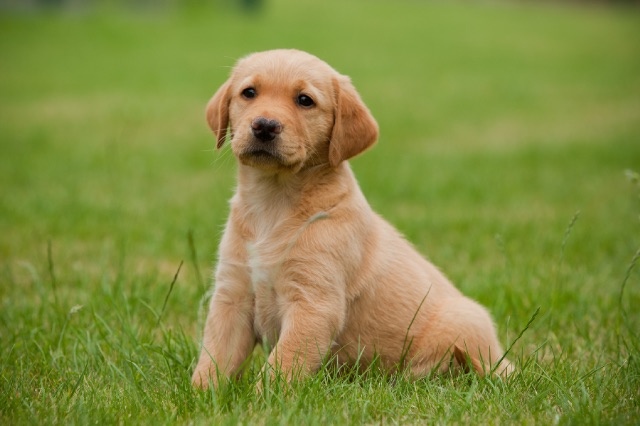
#> input picture dog.jpg, 640 x 426 px
$ jupyter execute --allow-errors jupyter_intro4.ipynb   (shell and % lines are left out)
#> lines starting #> are read from the running program, lines starting #| are printed output that depends on the picture
# ipython 入門4

numpy その２

## 演算

numpy は__行列__や__ベクトル__などの数字の集まりを扱いますが，
一つの数字（__スカラー__）との四則演算は簡単にできます．

[cell 1]
import numpy as np

a = np.array([1,2,3,4])

print( a+1 )
print( a-2 )
print( a*3 )
print( a/4 )      # 整数どうし割り算なので整数部分のみ
print( a/4.0 )    # 浮動小数点との割り算なので少数まで計算
print( a**2 )     # ２乗

行列，ベクトルどうしの四則演算は要素ごとになります．

[cell 2]
import numpy as np

b = np.ones(4)*2

print( "a", a)
print( "b", b)
print( "a+b", a+b )
print( "a*b", a*b )

行列の積は通常以下のように計算されますが，これを計算するには，dot を使います．

$
\begin{pmatrix}
   a & b\\
   c & d
\end{pmatrix}
\begin{pmatrix}
   p & q\\
   r & s
\end{pmatrix}
=
\begin{pmatrix}
   a \times p + b \times r & a \times q + b \times s\\
   c \times q + d \times s & c \times q + d \times s
\end{pmatrix}
$

[cell 3]
c = np.ones( (3,3) )   # 3x3 の要素がすべて1の行列

print( "c\n", c)

print( "c*c\n", c*c)             # 要素ごとの積
print( "c.dot(c)\n", c.dot(c))   # 行列の積

## 例：回転
回転行列 $T(\theta)$ は

$
T(\theta)=
\begin{pmatrix}
 \cos \theta & -\sin \theta \\
 \sin \theta & \cos \theta
\end{pmatrix}
$

のように書くことができます．例えば，(1,0) の点 $p$ を原点を中心に30度回転させる計算は以下のようになります．

$
T(\pi/6) r =
\begin{pmatrix}
  \cos \pi/6 & -\sin \pi/6 \\
  \sin \pi/6 & \cos \pi/6
\end{pmatrix}
\begin{pmatrix}
  1 \\
  0
\end{pmatrix}
=
\begin{pmatrix}
  \cos \pi/6 \\
  \sin \pi/6
\end{pmatrix}
$

(1,0) は縦ベクトルとして表現されます．また，角度は radian で表現され，$\pi$ は 180 [deg（度）] に相当します．

これを numpy を使って計算すると，以下のようになります．

[cell 4]
p = np.array([ [1],
               [0] ])

theta = 30.0 * np.pi/180.0
T = np.array([ [np.cos(theta), -np.sin(theta)],
               [np.sin(theta),  np.cos(theta)]] )

print( p )
print( T )
print( T.dot(p) )

プロットをして，もう少し多くの点を回転させてみましょう．x軸上の (1,0), (2,0), (3,0), (4,0), (5,0) の点を 30 度回転させてみましょう．

[cell 5]
import matplotlib.pyplot as plt

x = np.array([1,2,3,4,5])    # ５点のx座標
y = np.array([0,0,0,0,0])    # ５点のy座標

plt.plot(x,y, "o")

p = np.array([x,y])   # ５つの点を一つの行列にまとめる
tp = T.dot(p)         # 回転!
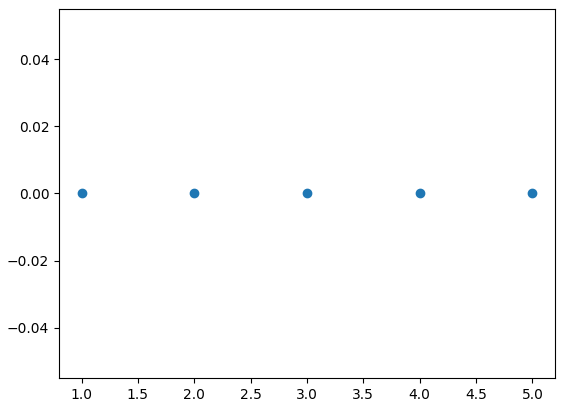
#> figure drawn by matplotlib, 1 panel

### 練習
上のプログラムを改変して，以下のような図を作成してください．

[cell 6]
import numpy as np


import matplotlib.pyplot as plt

x = np.array([1,2,3,4,5])    # ５点のx座標
y = np.array([0,0,0,0,0])    # ５点のy座標


plt.plot(x,y, "o")

p = np.array([x,y])

tp = p.copy()
#> (the rest of this cell did not finish here and is left out)

## 基本的な縮約計算

### 総和

[cell 7]
# 総和
x = np.array([1,2,3,4])
np.sum(x)

[cell 8]
# 行，列ごとの総和

x = np.array([[1,2],[3,4]])

print( x )
print( x.sum(axis=0) )    # 行の方向
print( x.sum(axis=1) )    # 列の方向

### 最大，最小

[cell 9]
x = np.array( [1,2,3,4] )
print( "min=", x.min() )               # 最小値
print( "max=", x.max() )               # 最大値
print( "index of xmin=", x.argmin() )  # 最小値の場所
print( "index of xmax=", x.argmax() )  # 最大値の場所

### 統計

あるテストで，以下のような成績をとりました．

| | 国語 | 英語 | 数学 | 社会 | 理科 | 倫理 |
|--| --- | --- | --- | --- | --- | --- |
|A | 30 | 80 | 70 | 60 | 40 | 80 |
|B | 40 | 70 | 30 | 40 | 80 | 50 |
|C | 80 | 60 | 40 | 80 | 40| 80 |
|D | 70 | 60 | 70 | 50 | 50 | 50 |

1. 各自の平均点を求めてください．
2. 教科ごとの平均点を求めてください．
3. 英語で最も成績が良かったのは誰かを，argmax を使って求めてください．
4. 合計点の成績が最も良かったのは誰かを，argmax を使って求めてください．

[cell 10]
seiseki = np.array([ [30, 80, 70, 60, 40, 80],
                     [40, 70, 30, 40, 80, 50],
                     [80, 60, 40, 80, 40, 80],
                     [70, 60, 70, 50, 50, 50] ])

#> (the rest of this cell did not finish here and is left out)

## 配列のシェイプ操作

行列の行と列を入れ替える操作を__転置__といい，その操作を$T$を使って表現します．

$
\begin{pmatrix}
 1 & 2 \\
 3 & 4
\end{pmatrix}
^T
=
\begin{pmatrix}
1 & 3 \\
2 & 4
\end{pmatrix}
$

[cell 11]
a = np.array([ [1,2], [3,4] ])
print( a )
print( a.T )

### 練習
> 犬の画像を転置してみてください．

[cell 12]
from PIL import Image          # 画像を扱う PIL というパッケージを読み込み

image = Image.open("dog.jpg").convert('L')  # 画像を読み込み
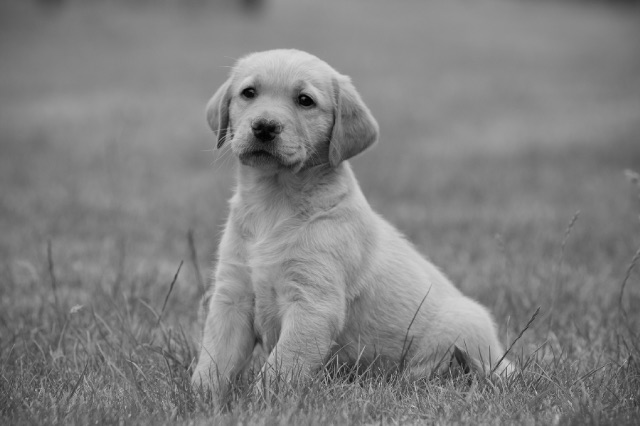
#> image: PIL image 640x426 L; min 1, max 218, mean 128.7
npimage = np.asarray(image)    # 画像を numpy の array に変換

#> (the rest of this cell did not finish here and is left out)

### 練習
> 犬の白黒画像で，最も明るい点の値とその座標を求めてください．

[cell 13]
image = Image.open("dog.jpg").convert('L')  # 画像を白黒で読み込み
npimage = np.asarray(image)                 # 画像を numpy の array に変換
plt.imshow( npimage, cmap='gray')           # グレースケールで表示

max_val = npimage.max()
#> max_val = 218
print(max_val)
#| 218
print(np.where(npimage==max_val))
#| (array([56, 60, 60]), array([295, 291, 292]))

npimage[56, 295]
#> Out = 218
